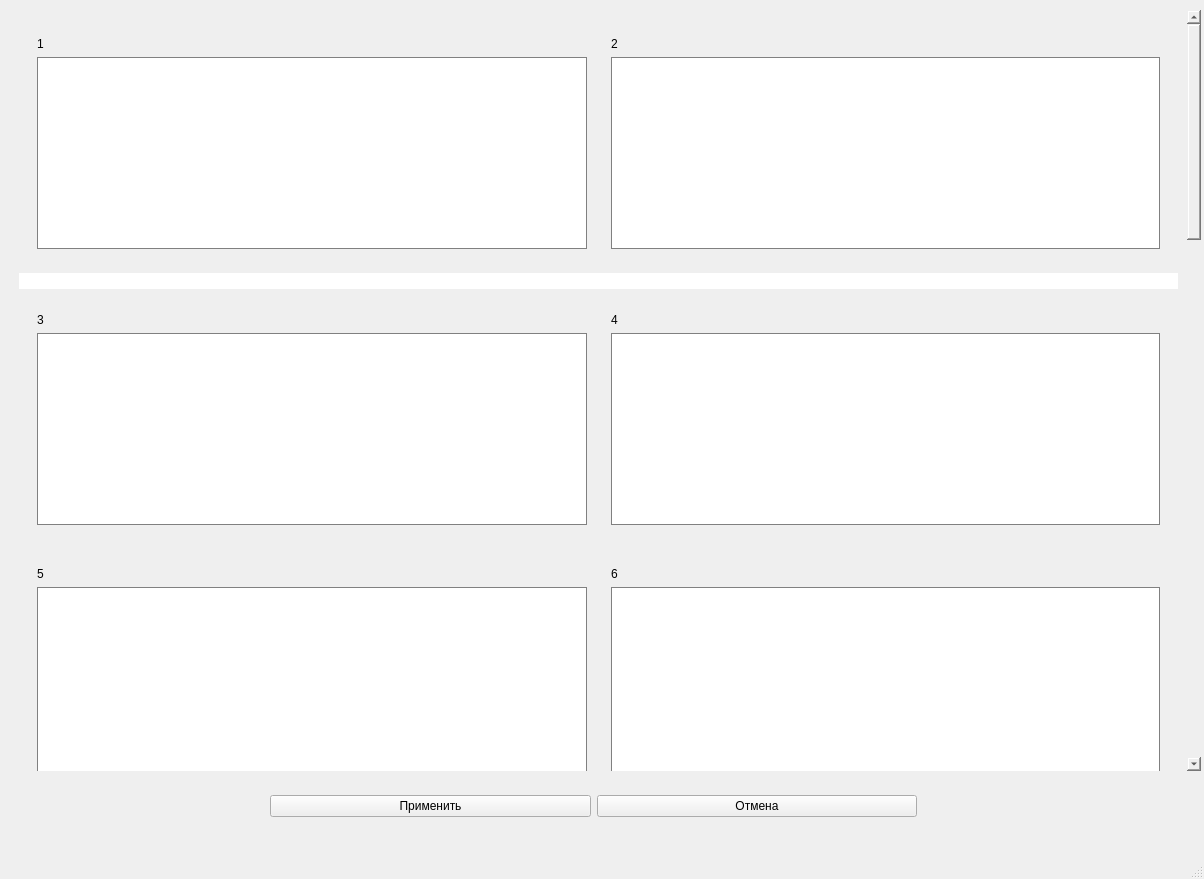
<?xml version="1.0" encoding="UTF-8"?>
<ui version="4.0">
 <class>MainWindow</class>
 <widget class="QMainWindow" name="MainWindow">
  <property name="enabled">
   <bool>true</bool>
  </property>
  <property name="geometry">
   <rect>
    <x>0</x>
    <y>0</y>
    <width>1204</width>
    <height>879</height>
   </rect>
  </property>
  <property name="windowTitle">
   <string>MainWindow</string>
  </property>
  <widget class="QWidget" name="centralwidget">
   <widget class="QScrollArea" name="Main">
    <property name="geometry">
     <rect>
      <x>10</x>
      <y>10</y>
      <width>1191</width>
      <height>761</height>
     </rect>
    </property>
    <property name="styleSheet">
     <string notr="true">border: 0</string>
    </property>
    <property name="widgetResizable">
     <bool>true</bool>
    </property>
    <widget class="QWidget" name="scrollAreaWidgetContents_82">
     <property name="geometry">
      <rect>
       <x>0</x>
       <y>0</y>
       <width>1170</width>
       <height>2722</height>
      </rect>
     </property>
     <layout class="QVBoxLayout" name="verticalLayout_119">
      <item>
       <widget class="QScrollArea" name="Row_1">
        <property name="sizePolicy">
         <sizepolicy hsizetype="Expanding" vsizetype="Fixed">
          <horstretch>0</horstretch>
          <verstretch>0</verstretch>
         </sizepolicy>
        </property>
        <property name="widgetResizable">
         <bool>true</bool>
        </property>
        <widget class="QWidget" name="scrollAreaWidgetContents">
         <property name="geometry">
          <rect>
           <x>0</x>
           <y>0</y>
           <width>1148</width>
           <height>261</height>
          </rect>
         </property>
         <layout class="QHBoxLayout" name="horizontalLayout">
          <item>
           <widget class="QScrollArea" name="Field_1">
            <property name="widgetResizable">
             <bool>true</bool>
            </property>
            <widget class="QWidget" name="scrollAreaWidgetContents_2">
             <property name="geometry">
              <rect>
               <x>0</x>
               <y>0</y>
               <width>560</width>
               <height>239</height>
              </rect>
             </property>
             <layout class="QVBoxLayout" name="verticalLayout">
              <item>
               <widget class="QLabel" name="Name_1">
                <property name="text">
                 <string>1</string>
                </property>
               </widget>
              </item>
              <item>
               <widget class="QTextEdit" name="Text_1">
                <property name="styleSheet">
                 <string notr="true">border: 1px solid gray</string>
                </property>
               </widget>
              </item>
             </layout>
            </widget>
           </widget>
          </item>
          <item>
           <widget class="QScrollArea" name="Field_2">
            <property name="widgetResizable">
             <bool>true</bool>
            </property>
            <widget class="QWidget" name="scrollAreaWidgetContents_3">
             <property name="geometry">
              <rect>
               <x>0</x>
               <y>0</y>
               <width>559</width>
               <height>239</height>
              </rect>
             </property>
             <layout class="QVBoxLayout" name="verticalLayout_2">
              <item>
               <widget class="QLabel" name="Name_2">
                <property name="styleSheet">
                 <string notr="true"/>
                </property>
                <property name="text">
                 <string>2</string>
                </property>
               </widget>
              </item>
              <item>
               <widget class="QTextEdit" name="Text_2">
                <property name="styleSheet">
                 <string notr="true">border: 1px solid gray</string>
                </property>
               </widget>
              </item>
             </layout>
            </widget>
           </widget>
          </item>
         </layout>
        </widget>
       </widget>
      </item>
      <item>
       <widget class="QLineEdit" name="lineEdit"/>
      </item>
      <item>
       <widget class="QScrollArea" name="Row_2">
        <property name="sizePolicy">
         <sizepolicy hsizetype="Expanding" vsizetype="Fixed">
          <horstretch>0</horstretch>
          <verstretch>0</verstretch>
         </sizepolicy>
        </property>
        <property name="mouseTracking">
         <bool>false</bool>
        </property>
        <property name="widgetResizable">
         <bool>true</bool>
        </property>
        <widget class="QWidget" name="scrollAreaWidgetContents_152">
         <property name="geometry">
          <rect>
           <x>0</x>
           <y>0</y>
           <width>1148</width>
           <height>261</height>
          </rect>
         </property>
         <layout class="QHBoxLayout" name="horizontalLayout_50">
          <item>
           <widget class="QScrollArea" name="Field_3">
            <property name="widgetResizable">
             <bool>true</bool>
            </property>
            <widget class="QWidget" name="scrollAreaWidgetContents_153">
             <property name="geometry">
              <rect>
               <x>0</x>
               <y>0</y>
               <width>560</width>
               <height>239</height>
              </rect>
             </property>
             <layout class="QVBoxLayout" name="verticalLayout_101">
              <item>
               <widget class="QLabel" name="Name_3">
                <property name="text">
                 <string>3</string>
                </property>
               </widget>
              </item>
              <item>
               <widget class="QTextEdit" name="Text_3">
                <property name="styleSheet">
                 <string notr="true">border: 1px solid gray</string>
                </property>
               </widget>
              </item>
             </layout>
            </widget>
           </widget>
          </item>
          <item>
           <widget class="QScrollArea" name="Field_4">
            <property name="widgetResizable">
             <bool>true</bool>
            </property>
            <widget class="QWidget" name="scrollAreaWidgetContents_154">
             <property name="geometry">
              <rect>
               <x>0</x>
               <y>0</y>
               <width>559</width>
               <height>239</height>
              </rect>
             </property>
             <layout class="QVBoxLayout" name="verticalLayout_102">
              <item>
               <widget class="QLabel" name="Name_4">
                <property name="text">
                 <string>4</string>
                </property>
               </widget>
              </item>
              <item>
               <widget class="QTextEdit" name="Text_4">
                <property name="styleSheet">
                 <string notr="true">border: 1px solid gray</string>
                </property>
               </widget>
              </item>
             </layout>
            </widget>
           </widget>
          </item>
         </layout>
        </widget>
       </widget>
      </item>
      <item>
       <widget class="QScrollArea" name="Row_3">
        <property name="sizePolicy">
         <sizepolicy hsizetype="Expanding" vsizetype="Fixed">
          <horstretch>0</horstretch>
          <verstretch>0</verstretch>
         </sizepolicy>
        </property>
        <property name="widgetResizable">
         <bool>true</bool>
        </property>
        <widget class="QWidget" name="scrollAreaWidgetContents_164">
         <property name="geometry">
          <rect>
           <x>0</x>
           <y>0</y>
           <width>1148</width>
           <height>261</height>
          </rect>
         </property>
         <layout class="QHBoxLayout" name="horizontalLayout_54">
          <item>
           <widget class="QScrollArea" name="Field_5">
            <property name="widgetResizable">
             <bool>true</bool>
            </property>
            <widget class="QWidget" name="scrollAreaWidgetContents_165">
             <property name="geometry">
              <rect>
               <x>0</x>
               <y>0</y>
               <width>560</width>
               <height>239</height>
              </rect>
             </property>
             <layout class="QVBoxLayout" name="verticalLayout_109">
              <item>
               <widget class="QLabel" name="Name_5">
                <property name="text">
                 <string>5</string>
                </property>
               </widget>
              </item>
              <item>
               <widget class="QTextEdit" name="Text_5">
                <property name="styleSheet">
                 <string notr="true">border: 1px solid gray</string>
                </property>
               </widget>
              </item>
             </layout>
            </widget>
           </widget>
          </item>
          <item>
           <widget class="QScrollArea" name="Field_6">
            <property name="mouseTracking">
             <bool>false</bool>
            </property>
            <property name="widgetResizable">
             <bool>true</bool>
            </property>
            <widget class="QWidget" name="scrollAreaWidgetContents_166">
             <property name="geometry">
              <rect>
               <x>0</x>
               <y>0</y>
               <width>559</width>
               <height>239</height>
              </rect>
             </property>
             <layout class="QVBoxLayout" name="verticalLayout_110">
              <item>
               <widget class="QLabel" name="Name_6">
                <property name="text">
                 <string>6</string>
                </property>
               </widget>
              </item>
              <item>
               <widget class="QTextEdit" name="Text_6">
                <property name="styleSheet">
                 <string notr="true">border: 1px solid gray</string>
                </property>
               </widget>
              </item>
             </layout>
            </widget>
           </widget>
          </item>
         </layout>
        </widget>
       </widget>
      </item>
      <item>
       <widget class="QScrollArea" name="Row_4">
        <property name="sizePolicy">
         <sizepolicy hsizetype="Expanding" vsizetype="Fixed">
          <horstretch>0</horstretch>
          <verstretch>0</verstretch>
         </sizepolicy>
        </property>
        <property name="widgetResizable">
         <bool>true</bool>
        </property>
        <widget class="QWidget" name="scrollAreaWidgetContents_149">
         <property name="geometry">
          <rect>
           <x>0</x>
           <y>0</y>
           <width>1148</width>
           <height>261</height>
          </rect>
         </property>
         <layout class="QHBoxLayout" name="horizontalLayout_49">
          <item>
           <widget class="QScrollArea" name="Field_7">
            <property name="widgetResizable">
             <bool>true</bool>
            </property>
            <widget class="QWidget" name="scrollAreaWidgetContents_150">
             <property name="geometry">
              <rect>
               <x>0</x>
               <y>0</y>
               <width>560</width>
               <height>239</height>
              </rect>
             </property>
             <layout class="QVBoxLayout" name="verticalLayout_99">
              <item>
               <widget class="QLabel" name="Name_7">
                <property name="text">
                 <string>7</string>
                </property>
               </widget>
              </item>
              <item>
               <widget class="QTextEdit" name="Text_7">
                <property name="styleSheet">
                 <string notr="true">border: 1px solid gray</string>
                </property>
               </widget>
              </item>
             </layout>
            </widget>
           </widget>
          </item>
          <item>
           <widget class="QScrollArea" name="Field_8">
            <property name="widgetResizable">
             <bool>true</bool>
            </property>
            <widget class="QWidget" name="scrollAreaWidgetContents_151">
             <property name="geometry">
              <rect>
               <x>0</x>
               <y>0</y>
               <width>559</width>
               <height>239</height>
              </rect>
             </property>
             <layout class="QVBoxLayout" name="verticalLayout_100">
              <item>
               <widget class="QLabel" name="Name_8">
                <property name="text">
                 <string>8</string>
                </property>
               </widget>
              </item>
              <item>
               <widget class="QTextEdit" name="Text_8">
                <property name="styleSheet">
                 <string notr="true">border: 1px solid gray</string>
                </property>
               </widget>
              </item>
             </layout>
            </widget>
           </widget>
          </item>
         </layout>
        </widget>
       </widget>
      </item>
      <item>
       <widget class="QScrollArea" name="Row_5">
        <property name="sizePolicy">
         <sizepolicy hsizetype="Expanding" vsizetype="Fixed">
          <horstretch>0</horstretch>
          <verstretch>0</verstretch>
         </sizepolicy>
        </property>
        <property name="widgetResizable">
         <bool>true</bool>
        </property>
        <widget class="QWidget" name="scrollAreaWidgetContents_167">
         <property name="geometry">
          <rect>
           <x>0</x>
           <y>0</y>
           <width>1148</width>
           <height>261</height>
          </rect>
         </property>
         <layout class="QHBoxLayout" name="horizontalLayout_55">
          <item>
           <widget class="QScrollArea" name="Field_9">
            <property name="widgetResizable">
             <bool>true</bool>
            </property>
            <widget class="QWidget" name="scrollAreaWidgetContents_168">
             <property name="geometry">
              <rect>
               <x>0</x>
               <y>0</y>
               <width>560</width>
               <height>239</height>
              </rect>
             </property>
             <layout class="QVBoxLayout" name="verticalLayout_111">
              <item>
               <widget class="QLabel" name="Name_9">
                <property name="text">
                 <string>9</string>
                </property>
               </widget>
              </item>
              <item>
               <widget class="QTextEdit" name="Text_9">
                <property name="styleSheet">
                 <string notr="true">border: 1px solid gray</string>
                </property>
               </widget>
              </item>
             </layout>
            </widget>
           </widget>
          </item>
          <item>
           <widget class="QScrollArea" name="Field_10">
            <property name="widgetResizable">
             <bool>true</bool>
            </property>
            <widget class="QWidget" name="scrollAreaWidgetContents_169">
             <property name="geometry">
              <rect>
               <x>0</x>
               <y>0</y>
               <width>559</width>
               <height>239</height>
              </rect>
             </property>
             <layout class="QVBoxLayout" name="verticalLayout_112">
              <item>
               <widget class="QLabel" name="Name_10">
                <property name="text">
                 <string>10</string>
                </property>
               </widget>
              </item>
              <item>
               <widget class="QTextEdit" name="Text_10">
                <property name="styleSheet">
                 <string notr="true">border: 1px solid gray</string>
                </property>
               </widget>
              </item>
             </layout>
            </widget>
           </widget>
          </item>
         </layout>
        </widget>
       </widget>
      </item>
      <item>
       <widget class="QScrollArea" name="Row_6">
        <property name="sizePolicy">
         <sizepolicy hsizetype="Expanding" vsizetype="Fixed">
          <horstretch>0</horstretch>
          <verstretch>0</verstretch>
         </sizepolicy>
        </property>
        <property name="widgetResizable">
         <bool>true</bool>
        </property>
        <widget class="QWidget" name="scrollAreaWidgetContents_155">
         <property name="geometry">
          <rect>
           <x>0</x>
           <y>0</y>
           <width>1148</width>
           <height>261</height>
          </rect>
         </property>
         <layout class="QHBoxLayout" name="horizontalLayout_51">
          <item>
           <widget class="QScrollArea" name="Field_11">
            <property name="widgetResizable">
             <bool>true</bool>
            </property>
            <widget class="QWidget" name="scrollAreaWidgetContents_156">
             <property name="geometry">
              <rect>
               <x>0</x>
               <y>0</y>
               <width>560</width>
               <height>239</height>
              </rect>
             </property>
             <layout class="QVBoxLayout" name="verticalLayout_103">
              <item>
               <widget class="QLabel" name="Name_11">
                <property name="text">
                 <string>11</string>
                </property>
               </widget>
              </item>
              <item>
               <widget class="QTextEdit" name="Text_11">
                <property name="styleSheet">
                 <string notr="true">border: 1px solid gray</string>
                </property>
               </widget>
              </item>
             </layout>
            </widget>
           </widget>
          </item>
          <item>
           <widget class="QScrollArea" name="Field_12">
            <property name="widgetResizable">
             <bool>true</bool>
            </property>
            <widget class="QWidget" name="scrollAreaWidgetContents_157">
             <property name="geometry">
              <rect>
               <x>0</x>
               <y>0</y>
               <width>559</width>
               <height>239</height>
              </rect>
             </property>
             <layout class="QVBoxLayout" name="verticalLayout_104">
              <item>
               <widget class="QLabel" name="Name_12">
                <property name="text">
                 <string>12</string>
                </property>
               </widget>
              </item>
              <item>
               <widget class="QTextEdit" name="Text_12">
                <property name="styleSheet">
                 <string notr="true">border: 1px solid gray</string>
                </property>
               </widget>
              </item>
             </layout>
            </widget>
           </widget>
          </item>
         </layout>
        </widget>
       </widget>
      </item>
      <item>
       <widget class="QScrollArea" name="Row_7">
        <property name="sizePolicy">
         <sizepolicy hsizetype="Expanding" vsizetype="Fixed">
          <horstretch>0</horstretch>
          <verstretch>0</verstretch>
         </sizepolicy>
        </property>
        <property name="widgetResizable">
         <bool>true</bool>
        </property>
        <widget class="QWidget" name="scrollAreaWidgetContents_161">
         <property name="geometry">
          <rect>
           <x>0</x>
           <y>0</y>
           <width>1148</width>
           <height>261</height>
          </rect>
         </property>
         <layout class="QHBoxLayout" name="horizontalLayout_53">
          <item>
           <widget class="QScrollArea" name="Field_13">
            <property name="widgetResizable">
             <bool>true</bool>
            </property>
            <widget class="QWidget" name="scrollAreaWidgetContents_162">
             <property name="geometry">
              <rect>
               <x>0</x>
               <y>0</y>
               <width>560</width>
               <height>239</height>
              </rect>
             </property>
             <layout class="QVBoxLayout" name="verticalLayout_107">
              <item>
               <widget class="QLabel" name="Name_13">
                <property name="text">
                 <string>13</string>
                </property>
               </widget>
              </item>
              <item>
               <widget class="QTextEdit" name="Text_13">
                <property name="styleSheet">
                 <string notr="true">border: 1px solid gray</string>
                </property>
               </widget>
              </item>
             </layout>
            </widget>
           </widget>
          </item>
          <item>
           <widget class="QScrollArea" name="Field_14">
            <property name="widgetResizable">
             <bool>true</bool>
            </property>
            <widget class="QWidget" name="scrollAreaWidgetContents_163">
             <property name="geometry">
              <rect>
               <x>0</x>
               <y>0</y>
               <width>559</width>
               <height>239</height>
              </rect>
             </property>
             <layout class="QVBoxLayout" name="verticalLayout_108">
              <item>
               <widget class="QLabel" name="Name_14">
                <property name="text">
                 <string>14</string>
                </property>
               </widget>
              </item>
              <item>
               <widget class="QTextEdit" name="Text_14">
                <property name="styleSheet">
                 <string notr="true">border: 1px solid gray</string>
                </property>
               </widget>
              </item>
             </layout>
            </widget>
           </widget>
          </item>
         </layout>
        </widget>
       </widget>
      </item>
      <item>
       <widget class="QScrollArea" name="Row_8">
        <property name="sizePolicy">
         <sizepolicy hsizetype="Expanding" vsizetype="Fixed">
          <horstretch>0</horstretch>
          <verstretch>0</verstretch>
         </sizepolicy>
        </property>
        <property name="widgetResizable">
         <bool>true</bool>
        </property>
        <widget class="QWidget" name="scrollAreaWidgetContents_170">
         <property name="geometry">
          <rect>
           <x>0</x>
           <y>0</y>
           <width>1148</width>
           <height>261</height>
          </rect>
         </property>
         <layout class="QHBoxLayout" name="horizontalLayout_56">
          <item>
           <widget class="QScrollArea" name="Field_15">
            <property name="widgetResizable">
             <bool>true</bool>
            </property>
            <widget class="QWidget" name="scrollAreaWidgetContents_171">
             <property name="geometry">
              <rect>
               <x>0</x>
               <y>0</y>
               <width>560</width>
               <height>239</height>
              </rect>
             </property>
             <layout class="QVBoxLayout" name="verticalLayout_113">
              <item>
               <widget class="QLabel" name="Name_15">
                <property name="text">
                 <string>15</string>
                </property>
               </widget>
              </item>
              <item>
               <widget class="QTextEdit" name="Text_15">
                <property name="styleSheet">
                 <string notr="true">border: 1px solid gray</string>
                </property>
               </widget>
              </item>
             </layout>
            </widget>
           </widget>
          </item>
          <item>
           <widget class="QScrollArea" name="Field_16">
            <property name="widgetResizable">
             <bool>true</bool>
            </property>
            <widget class="QWidget" name="scrollAreaWidgetContents_172">
             <property name="geometry">
              <rect>
               <x>0</x>
               <y>0</y>
               <width>559</width>
               <height>239</height>
              </rect>
             </property>
             <layout class="QVBoxLayout" name="verticalLayout_114">
              <item>
               <widget class="QLabel" name="Name_16">
                <property name="text">
                 <string>16</string>
                </property>
               </widget>
              </item>
              <item>
               <widget class="QTextEdit" name="Text_16">
                <property name="styleSheet">
                 <string notr="true">border: 1px solid gray</string>
                </property>
               </widget>
              </item>
             </layout>
            </widget>
           </widget>
          </item>
         </layout>
        </widget>
       </widget>
      </item>
      <item>
       <widget class="QScrollArea" name="Row_9">
        <property name="sizePolicy">
         <sizepolicy hsizetype="Expanding" vsizetype="Fixed">
          <horstretch>0</horstretch>
          <verstretch>0</verstretch>
         </sizepolicy>
        </property>
        <property name="widgetResizable">
         <bool>true</bool>
        </property>
        <widget class="QWidget" name="scrollAreaWidgetContents_158">
         <property name="geometry">
          <rect>
           <x>0</x>
           <y>0</y>
           <width>1148</width>
           <height>261</height>
          </rect>
         </property>
         <layout class="QHBoxLayout" name="horizontalLayout_52">
          <item>
           <widget class="QScrollArea" name="Field_17">
            <property name="widgetResizable">
             <bool>true</bool>
            </property>
            <widget class="QWidget" name="scrollAreaWidgetContents_159">
             <property name="geometry">
              <rect>
               <x>0</x>
               <y>0</y>
               <width>560</width>
               <height>239</height>
              </rect>
             </property>
             <layout class="QVBoxLayout" name="verticalLayout_105">
              <item>
               <widget class="QLabel" name="Name_17">
                <property name="text">
                 <string>17</string>
                </property>
               </widget>
              </item>
              <item>
               <widget class="QTextEdit" name="Text_17">
                <property name="styleSheet">
                 <string notr="true">border: 1px solid gray</string>
                </property>
               </widget>
              </item>
             </layout>
            </widget>
           </widget>
          </item>
          <item>
           <widget class="QScrollArea" name="Field_18">
            <property name="widgetResizable">
             <bool>true</bool>
            </property>
            <widget class="QWidget" name="scrollAreaWidgetContents_160">
             <property name="geometry">
              <rect>
               <x>0</x>
               <y>0</y>
               <width>559</width>
               <height>239</height>
              </rect>
             </property>
             <layout class="QVBoxLayout" name="verticalLayout_106">
              <item>
               <widget class="QLabel" name="Name_18">
                <property name="text">
                 <string>18</string>
                </property>
               </widget>
              </item>
              <item>
               <widget class="QTextEdit" name="Text_18">
                <property name="styleSheet">
                 <string notr="true">border: 1px solid gray</string>
                </property>
               </widget>
              </item>
             </layout>
            </widget>
           </widget>
          </item>
         </layout>
        </widget>
       </widget>
      </item>
      <item>
       <widget class="QScrollArea" name="Row_10">
        <property name="sizePolicy">
         <sizepolicy hsizetype="Expanding" vsizetype="Fixed">
          <horstretch>0</horstretch>
          <verstretch>0</verstretch>
         </sizepolicy>
        </property>
        <property name="widgetResizable">
         <bool>true</bool>
        </property>
        <widget class="QWidget" name="scrollAreaWidgetContents_176">
         <property name="geometry">
          <rect>
           <x>0</x>
           <y>0</y>
           <width>1148</width>
           <height>261</height>
          </rect>
         </property>
         <layout class="QHBoxLayout" name="horizontalLayout_58">
          <item>
           <widget class="QScrollArea" name="Field_19">
            <property name="widgetResizable">
             <bool>true</bool>
            </property>
            <widget class="QWidget" name="scrollAreaWidgetContents_177">
             <property name="geometry">
              <rect>
               <x>0</x>
               <y>0</y>
               <width>560</width>
               <height>239</height>
              </rect>
             </property>
             <layout class="QVBoxLayout" name="verticalLayout_117">
              <item>
               <widget class="QLabel" name="Name_19">
                <property name="text">
                 <string>19</string>
                </property>
               </widget>
              </item>
              <item>
               <widget class="QTextEdit" name="Text_19">
                <property name="styleSheet">
                 <string notr="true">border: 1px solid gray</string>
                </property>
               </widget>
              </item>
             </layout>
            </widget>
           </widget>
          </item>
          <item>
           <widget class="QScrollArea" name="Field_20">
            <property name="widgetResizable">
             <bool>true</bool>
            </property>
            <widget class="QWidget" name="scrollAreaWidgetContents_178">
             <property name="geometry">
              <rect>
               <x>0</x>
               <y>0</y>
               <width>559</width>
               <height>239</height>
              </rect>
             </property>
             <layout class="QVBoxLayout" name="verticalLayout_118">
              <item>
               <widget class="QLabel" name="Name_20">
                <property name="text">
                 <string>20</string>
                </property>
               </widget>
              </item>
              <item>
               <widget class="QTextEdit" name="Text_20">
                <property name="styleSheet">
                 <string notr="true">border: 1px solid gray</string>
                </property>
               </widget>
              </item>
             </layout>
            </widget>
           </widget>
          </item>
         </layout>
        </widget>
       </widget>
      </item>
     </layout>
    </widget>
   </widget>
   <widget class="QWidget" name="verticalLayoutWidget">
    <property name="geometry">
     <rect>
      <x>270</x>
      <y>786</y>
      <width>647</width>
      <height>41</height>
     </rect>
    </property>
    <layout class="QHBoxLayout" name="Button_Layout">
     <item>
      <widget class="QPushButton" name="Left_Button">
       <property name="styleSheet">
        <string notr="true"/>
       </property>
       <property name="text">
        <string>Применить</string>
       </property>
      </widget>
     </item>
     <item>
      <widget class="QPushButton" name="Right_Button">
       <property name="styleSheet">
        <string notr="true"/>
       </property>
       <property name="text">
        <string>Отмена</string>
       </property>
      </widget>
     </item>
    </layout>
   </widget>
  </widget>
  <widget class="QMenuBar" name="menubar">
   <property name="geometry">
    <rect>
     <x>0</x>
     <y>0</y>
     <width>1204</width>
     <height>26</height>
    </rect>
   </property>
  </widget>
  <widget class="QStatusBar" name="statusbar"/>
 </widget>
 <resources/>
 <connections/>
</ui>
